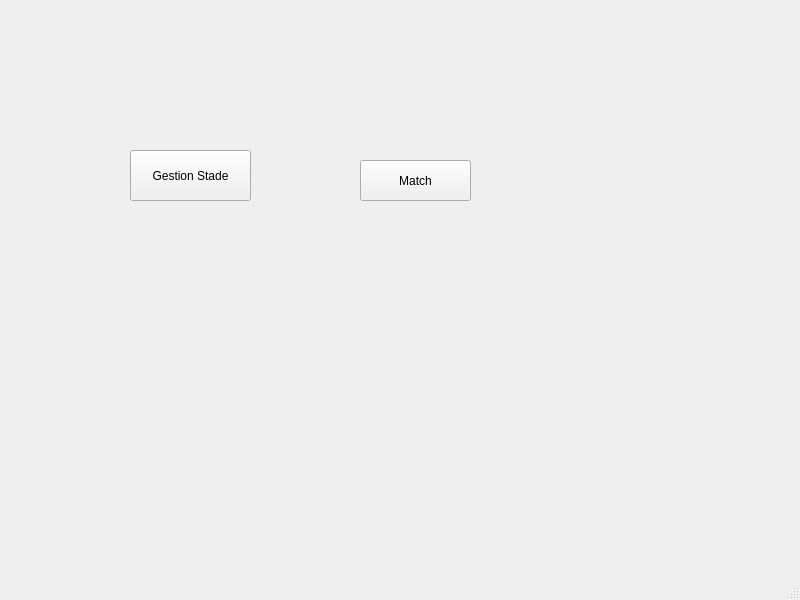
<?xml version="1.0" encoding="UTF-8"?>
<ui version="4.0">
 <class>Window</class>
 <widget class="QMainWindow" name="Window">
  <property name="geometry">
   <rect>
    <x>0</x>
    <y>0</y>
    <width>800</width>
    <height>600</height>
   </rect>
  </property>
  <property name="windowTitle">
   <string>Window</string>
  </property>
  <widget class="QWidget" name="centralwidget">
   <widget class="QPushButton" name="stade">
    <property name="geometry">
     <rect>
      <x>130</x>
      <y>150</y>
      <width>121</width>
      <height>51</height>
     </rect>
    </property>
    <property name="text">
     <string>Gestion Stade</string>
    </property>
   </widget>
   <widget class="QPushButton" name="match">
    <property name="geometry">
     <rect>
      <x>360</x>
      <y>160</y>
      <width>111</width>
      <height>41</height>
     </rect>
    </property>
    <property name="text">
     <string>Match</string>
    </property>
   </widget>
  </widget>
  <widget class="QMenuBar" name="menubar">
   <property name="geometry">
    <rect>
     <x>0</x>
     <y>0</y>
     <width>800</width>
     <height>22</height>
    </rect>
   </property>
  </widget>
  <widget class="QStatusBar" name="statusbar"/>
 </widget>
 <resources/>
 <connections/>
</ui>
